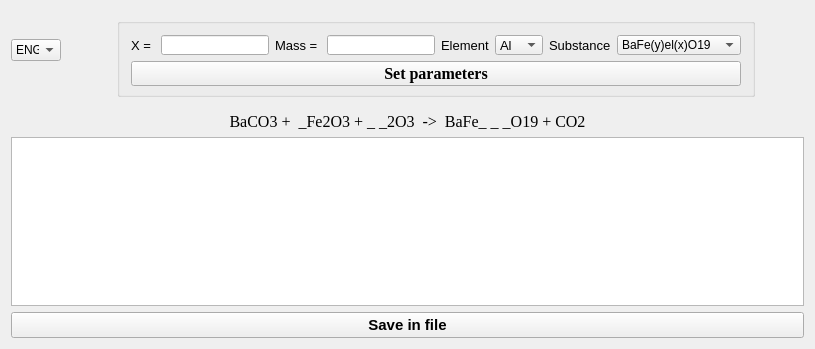
<?xml version="1.0" encoding="UTF-8"?>
<ui version="4.0">
 <class>MainWindow</class>
 <widget class="QMainWindow" name="MainWindow">
  <property name="geometry">
   <rect>
    <x>0</x>
    <y>0</y>
    <width>815</width>
    <height>349</height>
   </rect>
  </property>
  <property name="minimumSize">
   <size>
    <width>815</width>
    <height>349</height>
   </size>
  </property>
  <property name="windowTitle">
   <string>ChemestryProject</string>
  </property>
  <widget class="QWidget" name="centralWidget">
   <layout class="QGridLayout" name="gridLayout">
    <item row="0" column="0">
     <layout class="QVBoxLayout" name="verticalLayout_4">
      <item>
       <layout class="QVBoxLayout" name="verticalLayout_3">
        <item>
         <layout class="QHBoxLayout" name="horizontalLayout_2">
          <item>
           <widget class="QComboBox" name="comboBox_2">
            <property name="minimumSize">
             <size>
              <width>50</width>
              <height>0</height>
             </size>
            </property>
            <property name="maximumSize">
             <size>
              <width>50</width>
              <height>16777215</height>
             </size>
            </property>
            <item>
             <property name="text">
              <string>ENG</string>
             </property>
            </item>
            <item>
             <property name="text">
              <string>RU</string>
             </property>
            </item>
           </widget>
          </item>
          <item>
           <spacer name="horizontalSpacer">
            <property name="orientation">
             <enum>Qt::Horizontal</enum>
            </property>
            <property name="sizeHint" stdset="0">
             <size>
              <width>40</width>
              <height>20</height>
             </size>
            </property>
           </spacer>
          </item>
          <item>
           <widget class="QGroupBox" name="groupBox">
            <property name="minimumSize">
             <size>
              <width>465</width>
              <height>79</height>
             </size>
            </property>
            <property name="maximumSize">
             <size>
              <width>750</width>
              <height>65</height>
             </size>
            </property>
            <property name="flat">
             <bool>false</bool>
            </property>
            <layout class="QVBoxLayout" name="verticalLayout">
             <item>
              <layout class="QHBoxLayout" name="horizontalLayout">
               <item>
                <widget class="QLabel" name="label_7">
                 <property name="minimumSize">
                  <size>
                   <width>0</width>
                   <height>20</height>
                  </size>
                 </property>
                 <property name="font">
                  <font>
                   <pointsize>10</pointsize>
                  </font>
                 </property>
                 <property name="text">
                  <string>X = </string>
                 </property>
                </widget>
               </item>
               <item>
                <widget class="QLineEdit" name="lineEdit">
                 <property name="minimumSize">
                  <size>
                   <width>0</width>
                   <height>20</height>
                  </size>
                 </property>
                 <property name="inputMask">
                  <string/>
                 </property>
                </widget>
               </item>
               <item>
                <widget class="QLabel" name="label_8">
                 <property name="minimumSize">
                  <size>
                   <width>0</width>
                   <height>20</height>
                  </size>
                 </property>
                 <property name="font">
                  <font>
                   <pointsize>10</pointsize>
                  </font>
                 </property>
                 <property name="text">
                  <string>Mass = </string>
                 </property>
                </widget>
               </item>
               <item>
                <widget class="QLineEdit" name="lineEdit_2">
                 <property name="sizePolicy">
                  <sizepolicy hsizetype="Preferred" vsizetype="Fixed">
                   <horstretch>0</horstretch>
                   <verstretch>0</verstretch>
                  </sizepolicy>
                 </property>
                 <property name="minimumSize">
                  <size>
                   <width>0</width>
                   <height>20</height>
                  </size>
                 </property>
                 <property name="maximumSize">
                  <size>
                   <width>16777215</width>
                   <height>20</height>
                  </size>
                 </property>
                </widget>
               </item>
               <item>
                <widget class="QLabel" name="label_9">
                 <property name="minimumSize">
                  <size>
                   <width>0</width>
                   <height>20</height>
                  </size>
                 </property>
                 <property name="font">
                  <font>
                   <pointsize>10</pointsize>
                  </font>
                 </property>
                 <property name="text">
                  <string>Element</string>
                 </property>
                </widget>
               </item>
               <item>
                <widget class="QComboBox" name="comboBox">
                 <property name="minimumSize">
                  <size>
                   <width>0</width>
                   <height>20</height>
                  </size>
                 </property>
                 <property name="font">
                  <font>
                   <pointsize>10</pointsize>
                  </font>
                 </property>
                 <item>
                  <property name="text">
                   <string>Al</string>
                  </property>
                 </item>
                 <item>
                  <property name="text">
                   <string>Ga</string>
                  </property>
                 </item>
                 <item>
                  <property name="text">
                   <string>In</string>
                  </property>
                 </item>
                 <item>
                  <property name="text">
                   <string>Sc</string>
                  </property>
                 </item>
                </widget>
               </item>
               <item>
                <widget class="QLabel" name="label_2">
                 <property name="minimumSize">
                  <size>
                   <width>0</width>
                   <height>20</height>
                  </size>
                 </property>
                 <property name="font">
                  <font>
                   <pointsize>10</pointsize>
                  </font>
                 </property>
                 <property name="text">
                  <string>Substance</string>
                 </property>
                </widget>
               </item>
               <item>
                <widget class="QComboBox" name="comboBox_3">
                 <property name="minimumSize">
                  <size>
                   <width>0</width>
                   <height>20</height>
                  </size>
                 </property>
                 <item>
                  <property name="text">
                   <string>BaFe(y)el(x)O19</string>
                  </property>
                 </item>
                 <item>
                  <property name="text">
                   <string>BaFe(y)Zn(x)O19</string>
                  </property>
                 </item>
                 <item>
                  <property name="text">
                   <string>Ni(y)Zn(x)Fe2O4</string>
                  </property>
                 </item>
                 <item>
                  <property name="text">
                   <string>BaFe12O19</string>
                  </property>
                 </item>
                 <item>
                  <property name="text">
                   <string>NiFe2O4</string>
                  </property>
                 </item>
                 <item>
                  <property name="text">
                   <string>BiFeO3</string>
                  </property>
                 </item>
                </widget>
               </item>
              </layout>
             </item>
             <item>
              <widget class="QPushButton" name="pushButton">
               <property name="minimumSize">
                <size>
                 <width>0</width>
                 <height>25</height>
                </size>
               </property>
               <property name="font">
                <font>
                 <family>Times New Roman</family>
                 <pointsize>12</pointsize>
                 <weight>75</weight>
                 <bold>true</bold>
                </font>
               </property>
               <property name="text">
                <string>Set parameters</string>
               </property>
              </widget>
             </item>
            </layout>
           </widget>
          </item>
          <item>
           <spacer name="horizontalSpacer_2">
            <property name="orientation">
             <enum>Qt::Horizontal</enum>
            </property>
            <property name="sizeHint" stdset="0">
             <size>
              <width>20</width>
              <height>20</height>
             </size>
            </property>
           </spacer>
          </item>
         </layout>
        </item>
        <item>
         <spacer name="verticalSpacer">
          <property name="orientation">
           <enum>Qt::Vertical</enum>
          </property>
          <property name="sizeHint" stdset="0">
           <size>
            <width>20</width>
            <height>40</height>
           </size>
          </property>
         </spacer>
        </item>
       </layout>
      </item>
      <item>
       <layout class="QVBoxLayout" name="verticalLayout_2">
        <item>
         <widget class="QLabel" name="label">
          <property name="font">
           <font>
            <family>Times New Roman</family>
            <pointsize>12</pointsize>
           </font>
          </property>
          <property name="text">
           <string>BaCO3 +  _Fe2O3 + _ _2O3  -&gt;  BaFe_ _ _O19 + CO2</string>
          </property>
          <property name="alignment">
           <set>Qt::AlignCenter</set>
          </property>
         </widget>
        </item>
        <item>
         <widget class="QTextEdit" name="textEdit">
          <property name="font">
           <font>
            <family>Times New Roman</family>
            <pointsize>16</pointsize>
           </font>
          </property>
          <property name="html">
           <string>&lt;!DOCTYPE HTML PUBLIC &quot;-//W3C//DTD HTML 4.0//EN&quot; &quot;http://www.w3.org/TR/REC-html40/strict.dtd&quot;&gt;
&lt;html&gt;&lt;head&gt;&lt;meta name=&quot;qrichtext&quot; content=&quot;1&quot; /&gt;&lt;style type=&quot;text/css&quot;&gt;
p, li { white-space: pre-wrap; }
&lt;/style&gt;&lt;/head&gt;&lt;body style=&quot; font-family:'Times New Roman'; font-size:16pt; font-weight:400; font-style:normal;&quot;&gt;
&lt;p style=&quot;-qt-paragraph-type:empty; margin-top:0px; margin-bottom:0px; margin-left:0px; margin-right:0px; -qt-block-indent:0; text-indent:0px;&quot;&gt;&lt;br /&gt;&lt;/p&gt;&lt;/body&gt;&lt;/html&gt;</string>
          </property>
         </widget>
        </item>
       </layout>
      </item>
     </layout>
    </item>
    <item row="1" column="0">
     <widget class="QPushButton" name="pushButton_2">
      <property name="font">
       <font>
        <pointsize>11</pointsize>
        <weight>75</weight>
        <bold>true</bold>
       </font>
      </property>
      <property name="text">
       <string>Save in file</string>
      </property>
     </widget>
    </item>
   </layout>
  </widget>
 </widget>
 <layoutdefault spacing="6" margin="11"/>
 <resources/>
 <connections/>
</ui>
